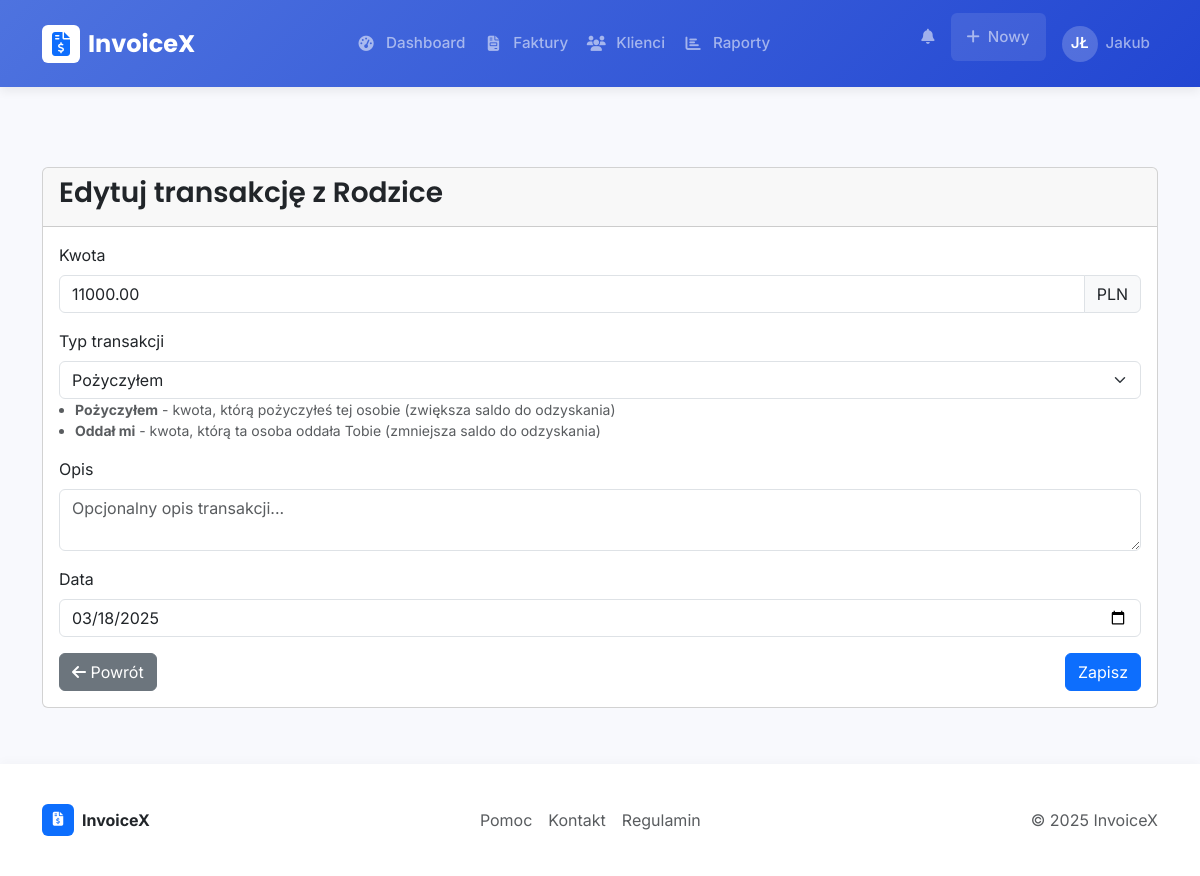
Page /transactions/1/edit (signed in) on the committed database.
### app/models/user.py (models this page shows, shortened)
class User(db.Model, UserMixin):
    __tablename__ = 'users'
    id = db.Column(db.Integer, primary_key=True)
    uuid = db.Column(db.String(36), unique=True, default=lambda: str(uuid.uuid4()))
    email = db.Column(db.String(120), unique=True, nullable=False, index=True)
    password_hash = db.Column(db.String(256), nullable=False)
    first_name = db.Column(db.String(50), nullable=False)
    last_name = db.Column(db.String(50), nullable=False)
    company_name = db.Column(db.String(100))
    tax_id = db.Column(db.String(50))  # NIP
    address_line1 = db.Column(db.String(100))
    address_line2 = db.Column(db.String(100))
    city = db.Column(db.String(50))
    postal_code = db.Column(db.String(20))
    country = db.Column(db.String(50))
    phone = db.Column(db.String(20))
    logo = db.Column(db.String(255))  # Ścieżka do pliku logo
    is_active = db.Column(db.Boolean, default=True)
    confirmed = db.Column(db.Boolean, default=False)
    confirmed_on = db.Column(db.DateTime)
    created_at = db.Column(db.DateTime, default=datetime.utcnow)
    updated_at = db.Column(db.DateTime, default=datetime.utcnow, onupdate=datetime.utcnow)
    last_login = db.Column(db.DateTime)
    clients = db.relationship('Client', backref='user', lazy='dynamic', cascade='all, delete-orphan')
    invoices = db.relationship('Invoice', backref='user', lazy='dynamic', cascade='all, delete-orphan')

### app/models/contact.py (models this page shows, shortened)
class Contact(db.Model):
    __tablename__ = 'contacts'
    id = db.Column(db.Integer, primary_key=True)
    user_id = db.Column(db.Integer, db.ForeignKey('users.id'), nullable=False)
    name = db.Column(db.String(100), nullable=False)
    email = db.Column(db.String(120), nullable=True)
    phone = db.Column(db.String(20), nullable=True)
    notes = db.Column(db.Text, nullable=True)
    created_at = db.Column(db.DateTime, default=datetime.utcnow, nullable=False)
    updated_at = db.Column(db.DateTime, default=datetime.utcnow, onupdate=datetime.utcnow, nullable=False)
    user = db.relationship('User', backref=db.backref('contacts', lazy=True))

### app/models/transaction.py (models this page shows, shortened)
class Transaction(db.Model):
    __tablename__ = 'transactions'
    id = db.Column(db.Integer, primary_key=True)
    user_id = db.Column(db.Integer, db.ForeignKey('users.id'), nullable=False)
    contact_id = db.Column(db.Integer, db.ForeignKey('contacts.id'), nullable=False)
    amount = db.Column(db.Numeric(10, 2), nullable=False)
    transaction_type = db.Column(db.Enum(TransactionType), nullable=False)
    description = db.Column(db.String(255), nullable=True)
    date = db.Column(db.DateTime, default=datetime.utcnow, nullable=False)
    created_at = db.Column(db.DateTime, default=datetime.utcnow, nullable=False)
    updated_at = db.Column(db.DateTime, default=datetime.utcnow, onupdate=datetime.utcnow, nullable=False)
    user = db.relationship('User', backref=db.backref('transactions', lazy=True))
    contact = db.relationship('Contact', backref=db.backref('transactions', lazy=True))

### app/routes/transaction.py (the view)
@transaction_bp.route('/<int:id>/edit', methods=['GET', 'POST'])
@login_required
def edit(id):
    transaction = Transaction.query.filter_by(
        id=id,
        user_id=current_user.id
    ).first_or_404()
    form = TransactionForm(obj=transaction)
    form.transaction_type.choices = [
        (TransactionType.LENT_TO.value, 'Pożyczyłem'),
        (TransactionType.BORROWED_FROM.value, 'Pożyczył mi'),
        (TransactionType.REPAID_TO.value, 'Oddałem'),
        (TransactionType.RECEIVED_FROM.value, 'Oddał mi')
    ]
    if form.validate_on_submit():
        form.populate_obj(transaction)
        transaction.transaction_type = TransactionType(form.transaction_type.data)
        db.session.commit()
        flash('Transakcja została zaktualizowana pomyślnie.', 'success')
        return redirect(url_for('contact.view', id=transaction.contact_id))
    return render_template(
        'transaction/form.html',
        form=form,
        contact=transaction.contact,
        title='Edytuj transakcję'
    )

### app/forms/transaction_form.py
class TransactionForm(FlaskForm):
    amount = DecimalField(
        'Kwota',
        validators=[
            DataRequired(),
            NumberRange(min=0.01, message='Kwota musi być większa od 0.')
        ],
        places=2
    )
    transaction_type = SelectField(
        'Typ transakcji',
        validators=[DataRequired()],
        coerce=int
    )
    description = TextAreaField('Opis', validators=[Optional()])
    date = DateField(
        'Data',
        validators=[Optional()],
        default=datetime.now
    )
    submit = SubmitField('Zapisz')

### app/models/user.py (called while the page is built)
@login_manager.user_loader
def load_user(user_id):
    return User.query.get(user_id)

### app/templates/transaction/form.html (shortened to what this page needs)
{% extends "layout.html" %}
{% block content %}
<div class="container py-4">
  <div class="card">
    <div class="card-header">
      <h3>{{ title }} z {{ contact.name }}</h3>
    </div>
    <div class="card-body">
      <form method="post">
        <div class="mb-3">
          {{ form.amount.label(class="form-label") }}
          <div class="input-group">
            {{ form.amount(class="form-control", step="0.01", min="0.01", placeholder="0.00") }}
            <span class="input-group-text">PLN</span>
          </div>
        </div>
        <div class="mb-3">
          {{ form.transaction_type.label(class="form-label") }}
          {{ form.transaction_type(class="form-select") }}
          <small class="form-text text-muted mt-1">
            <ul class="mb-0 ps-3">
              <li><strong>Pożyczyłem</strong> - kwota, którą pożyczyłeś tej osobie (zwiększa saldo do odzyskania)</li>
              <li><strong>Oddał mi</strong> - kwota, którą ta osoba oddała Tobie (zmniejsza saldo do odzyskania)</li>
            </ul>
          </small>
        </div>
        <div class="mb-3">
          {{ form.description.label(class="form-label") }}
          {{ form.description(class="form-control", rows=2, placeholder="Opcjonalny opis transakcji...") }}
        </div>
        <div class="mb-3">
          {{ form.date.label(class="form-label") }}
          {{ form.date(class="form-control", type="date") }}
        </div>
        <div class="d-flex justify-content-between">
          <a href="{{ url_for('contact.view', id=contact.id) }}" class="btn btn-secondary">
            <i class="fas fa-arrow-left"></i> Powrót
          </a>
          {{ form.submit(class="btn btn-primary") }}
        </div>
      </form>
    </div>
  </div>
</div>
{% endblock %}

### app/templates/layout.html (shortened to what this page needs)
<!DOCTYPE html>
<html lang="pl">
<head>
    <link href="https://cdn.jsdelivr.net/npm/bootstrap@5.3.0/dist/css/bootstrap.min.css" rel="stylesheet">
    <link rel="stylesheet" href="https://cdnjs.cloudflare.com/ajax/libs/font-awesome/6.4.0/css/all.min.css">
    <link rel="stylesheet" href="{{ url_for('static', filename='css/style.css') }}">
</head>
<body>
    {% if current_user.is_authenticated %}
    <nav class="navbar navbar-expand-lg navbar-dark sticky-top">
        <div class="container">
            <a class="navbar-brand d-flex align-items-center" href="{{ url_for('dashboard.index') }}">
                <div class="brand-icon me-2 d-flex align-items-center justify-content-center bg-white text-primary rounded" style="width: 38px; height: 38px;">
                    <i class="fas fa-file-invoice-dollar"></i>
                </div>
                {{ app_name }}
            </a>
            <div class="collapse navbar-collapse" id="navbarMain">
                <ul class="navbar-nav mx-auto">
                    <li class="nav-item">
                        <a class="nav-link d-flex align-items-center" href="{{ url_for('dashboard.index') }}">
                            <span class="nav-icon"><i class="fas fa-tachometer-alt"></i></span>
                            Dashboard
                        </a>
                    </li>
                    <li class="nav-item">
                        <a class="nav-link d-flex align-items-center" href="{{ url_for('dashboard.invoices') }}">
                            <span class="nav-icon"><i class="fas fa-file-invoice"></i></span>
                            Faktury
                        </a>
                    </li>
                    <li class="nav-item">
                        <a class="nav-link d-flex align-items-center" href="{{ url_for('dashboard.clients') }}">
                            <span class="nav-icon"><i class="fas fa-users"></i></span>
                            Klienci
                        </a>
                    </li>
                    <li class="nav-item">
                        <a class="nav-link d-flex align-items-center" href="{{ url_for('reports.index') }}">
                            <span class="nav-icon"><i class="fas fa-chart-bar"></i></span>
                            Raporty
                        </a>
                    </li>
                </ul>
                <ul class="navbar-nav">
                    <li class="nav-item me-2">
                        <a class="nav-link notification-badge" href="#" title="Powiadomienia">
                            <i class="fas fa-bell"></i>
                        </a>
                    </li>
                    <li class="nav-item dropdown me-2">
                        <a class="nav-link dropdown-toggle d-flex align-items-center px-3 rounded bg-white bg-opacity-10"
                           href="#" id="navbarDropdownCreate" role="button"
                           data-bs-toggle="dropdown" aria-expanded="false">
                            <i class="fas fa-plus me-2"></i>Nowy
                        </a>
                    </li>
                    <li class="nav-item dropdown">
                        <a class="nav-link dropdown-toggle d-flex align-items-center" href="#"
                           id="navbarDropdownUser" role="button"
                           data-bs-toggle="dropdown" aria-expanded="false">
                            <div class="user-avatar">
                                {{ current_user.first_name[0] }}{{ current_user.last_name[0] if current_user.last_name else "" }}
                            </div>
                            <span>{{ current_user.first_name }}</span>
                        </a>
                    </li>
                </ul>
            </div>
        </div>
    </nav>
    {% endif %}
    <main class="main-content container">
        {% block content %}{% endblock %}
    </main>
    <footer class="mt-auto">
        <div class="container">
            <div class="d-flex flex-column flex-md-row justify-content-between align-items-center py-3">
                <div class="mb-2 mb-md-0">
                    <a href="#" class="text-decoration-none">
                        <div class="d-flex align-items-center">
                            <div class="footer-logo d-flex align-items-center justify-content-center bg-primary text-white rounded me-2" style="width: 32px; height: 32px;">
                                <i class="fas fa-file-invoice-dollar fa-sm"></i>
                            </div>
                            <span class="text-dark fw-bold">{{ app_name }}</span>
                        </div>
                    </a>
                </div>
                <div class="d-flex">
                    <a href="#" class="text-muted me-3 text-decoration-none">Pomoc</a>
                    <a href="#" class="text-muted me-3 text-decoration-none">Kontakt</a>
                    <a href="#" class="text-muted text-decoration-none">Regulamin</a>
                </div>
                <div class="text-muted">
                    &copy; {{ current_year }} {{ app_name }}
                </div>
            </div>
        </div>
    </footer>
</body>
</html>

### app/static/css/style.css (style rules this page uses)
body { min-height: 100vh; display: flex; flex-direction: column; }
main { flex: 1; }
.navbar-brand { font-weight: 600; }
.nav-icon { width: 1.25rem; text-align: center; margin-right: 0.5rem; }

### app/templates/layout.html (style rules this page uses)
:root { --primary-color: #4e73df; --primary-dark: #2e59d9; --secondary-color: #858796; --success-color: #1cc88a; --warning-color: #f6c23e; --danger-color: #e74a3b; --light-color: #f8f9fc; --dark-color: #5a5c69; --body-bg: #f8f9fd; --card-shadow: 0 4px 20px rgba(0, 0, 0, 0.05); --nav-shadow: 0 4px 10px rgba(0, 0, 0, 0.07); }
body { font-family: 'Inter', sans-serif; background-color: var(--body-bg); min-height: 100vh; display: flex; flex-direction: column; }
h1, h2, h3, h4, h5, h6, .navbar-brand { font-family: 'Poppins', sans-serif; font-weight: 600; }
.navbar { padding: 0.8rem 1rem; box-shadow: var(--nav-shadow); }
.navbar-dark { background: linear-gradient(135deg, #4e73df 0%, #2246d2 100%); }
.navbar-brand { font-size: 1.5rem; font-weight: 700; }
.nav-link { font-size: 0.95rem; font-weight: 500; padding: 0.8rem 1rem; position: relative; transition: all 0.3s ease; }
.navbar-dark .nav-link::after { content: ''; position: absolute; bottom: -2px; left: 50%; width: 0; height: 3px; background: #fff; transition: all 0.3s ease; transform: translateX(-50%); opacity: 0; border-radius: 3px; }
.nav-icon { display: inline-flex; align-items: center; justify-content: center; width: 24px; text-align: center; margin-right: 8px; }
.main-content { flex: 1; padding: 2rem 0; }
footer { background-color: #fff; padding: 1.5rem 0; box-shadow: 0 -3px 10px rgba(0, 0, 0, 0.025); }
.user-avatar { width: 36px; height: 36px; border-radius: 50%; display: flex; align-items: center; justify-content: center; background: rgba(255, 255, 255, 0.2); margin-right: 8px; font-weight: 600; color: white; }
.notification-badge { position: relative; }
.notification-badge::after { content: ''; position: absolute; top: 10px; right: 7px; width: 8px; height: 8px; background-color: #e74a3b; border-radius: 50%; animation: pulse 2s infinite; }

### rows in the picture
User: first_name "J", last_name "Ł", first_name "Jakub"
Contact: name "Rodzice"
Transaction: amount "11000.00", transaction_type "Pożyczyłem", date "03/18/2025"

### other values in the picture
{{ app_name }} "InvoiceX"
{{ title }} "Edytuj transakcję"
{{ current_year }} "2025"
